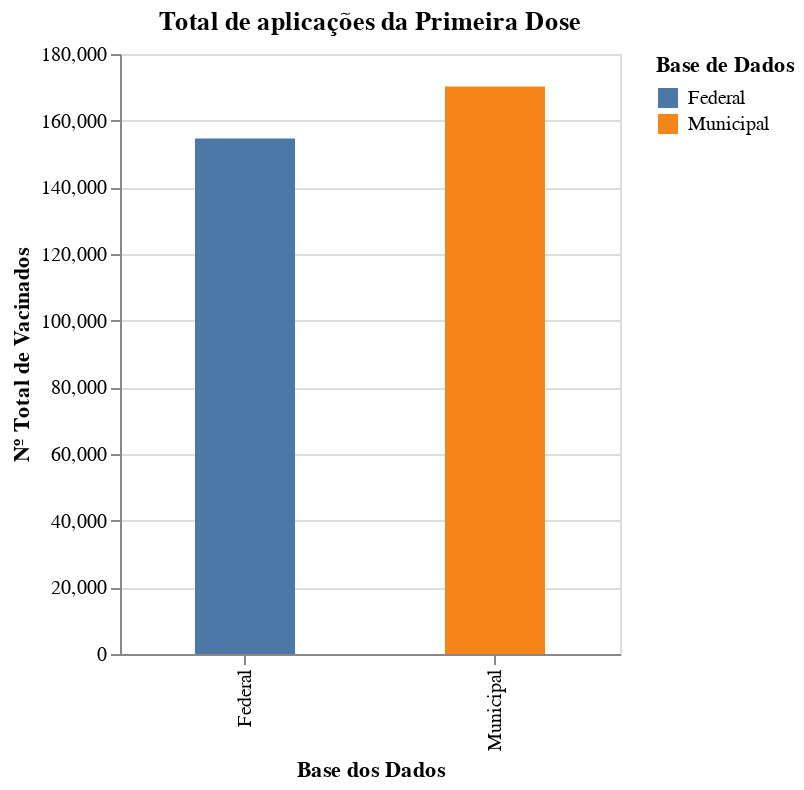

The notebook cell this image was saved under:
### Code cell
criar_mark_bar(total1Dose, 'Total de aplicações da Primeira Dose')

### Figure 1 — Vega-Lite specification as saved in the notebook (floating-point values rounded to 4 significant figures)
{"config": {"view": {"continuousWidth": 400, "continuousHeight": 300}}, "data": {"name": "data-32084d40b75ab0eda36272cc11fbfbc8"}, "mark": {"type": "bar", "size": 50}, "encoding": {"color": {"type": "nominal", "field": "base", "title": "Base de Dados"}, "x": {"type": "nominal", "field": "base", "title": "Base dos Dados"}, "y": {"type": "quantitative", "field": "total", "title": "Nº Total de Vacinados"}}, "title": "Total de aplicações da Primeira Dose", "width": 250, "$schema": "https://vega.github.io/schema/vega-lite/v4.8.1.json", "datasets": {"data-32084d40b75ab0eda36272cc11fbfbc8": [{"base": "Federal", "total": 154700.0}, {"base": "Municipal", "total": 170300.0}]}}
